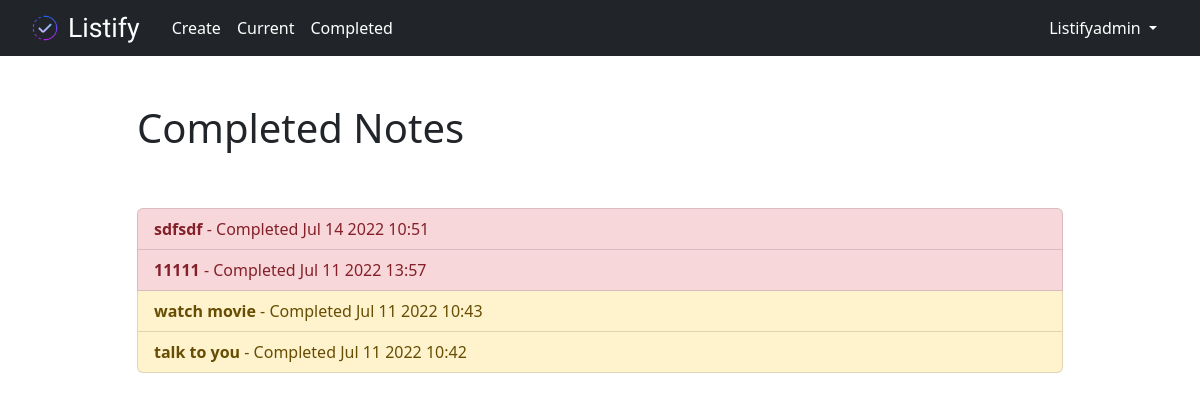
The app's page /completed/ (signed in) with its own data.
### listapp/models.py (models this page shows, shortened)
class Listify(models.Model):
    title = models.CharField(max_length=100)
    memo = models.TextField(blank=True)
    created = models.DateTimeField(auto_now_add=True)
    datecompleted = models.DateTimeField(null=True, blank=True)
    important = models.BooleanField(default=False)
    user = models.ForeignKey(User, on_delete=models.CASCADE)

### listapp/views.py (the view)
# urls.py: path('completed/', views.completednotes, name='completednotes'),
@login_required
def completednotes(request):
    notes = Listify.objects.filter(
        user=request.user,
        datecompleted__isnull=False).order_by('-datecompleted')
    return render(request, 'listapp/completednotes.html', {'notes': notes})

### listapp/templates/listapp/completednotes.html
{% extends 'listapp/base.html' %}
{% block content %}
<div class="row justify-content-center mt-5">
  <div class="col-md-10">
    <h1>Completed Notes</h1>
  </div>
</div>
<div class="row justify-content-center mt-5">
  <div class="col-md-10">
    <div class="list-group">
      {% for note in notes %}
      <a href="{% url 'viewnote' note.id %}" class="list-group-item list-group-item-action list-group-item-warning
      {% if note.important %} list-group-item-danger {% endif %}"><b>{{ note.title }}</b> - Completed
        {{ note.datecompleted|date:'M j Y H:i' }}</a>
      {% endfor %}
    </div>
  </div>
</div>
{% endblock content %}

### listapp/templates/listapp/base.html (shortened to what this page needs)
<html lang="en">
<head>
  <link href="https://cdn.jsdelivr.net/npm/bootstrap@5.2.0-beta1/dist/css/bootstrap.min.css" rel="stylesheet">
  {% load static %}
  <link rel="stylesheet" href="{% static "listapp/styles.css" %}" />
</head>
<body>
  <header class="bg-dark">
    <div class="container navbar">
      <div class="d-flex">
        <a href="{% url 'home' %}" class="logo">
          <img src="{% static 'listapp/logo.png' %}" width="30" height="30" class="d-inline-block align-top" />
          <span class="titlefont point ps-2">Listify</span>
        </a>
        {% if user.is_authenticated %}
        <ul class="nav ps-4">
          <li>
            <a href="{% url 'createnote' %}" class="nav-link px-2 text-white">Create</a>
          </li>
          <li>
            <a href="{% url 'currentnotes' %}" class="nav-link px-2 text-white">Current</a>
          </li>
          <li>
            <a href="{% url 'completednotes' %}" class="nav-link px-2 text-white">Completed</a>
          </li>
        </ul>
        {% endif %}
      </div>
      <div class="bg-dark dropdown">
        {% if user.is_authenticated %}
        <form class="mb-0" action="{% url 'logoutuser' %}" method="POST">
          <button class="btn btn-dark dropdown-toggle" type="button" id="dropdownMenuButton1" data-bs-toggle="dropdown" aria-expanded="false">
            {{ user.username }}
          </button>
        </form>
        {% endif %}
      </div>
    </div>
  </header>
  <div class="container">
    {% block content %}{% endblock %}
</body>
</html>

### listapp/static/listapp/styles.css (style rules this page uses)
.titlefont { font-family: 'Poiret One', cursive; }
.point { font-size: 20pt; }
a:link { text-decoration: none; }
.logo { display: flex; align-items: center; }
.logo span { text-decoration: none; color: #fff; }
.navbar { flex-wrap: nowrap; min-width: 600px; }

### records on screen
Listify: title "sdfsdf", datecompleted "Jul 14 2022 10:51"
Listify: title "11111", datecompleted "Jul 11 2022 13:57"
Listify: title "watch movie", datecompleted "Jul 11 2022 10:43"
Listify: title "talk to you", datecompleted "Jul 11 2022 10:42"

### other values on screen
{{ user.username }} "Listifyadmin"
